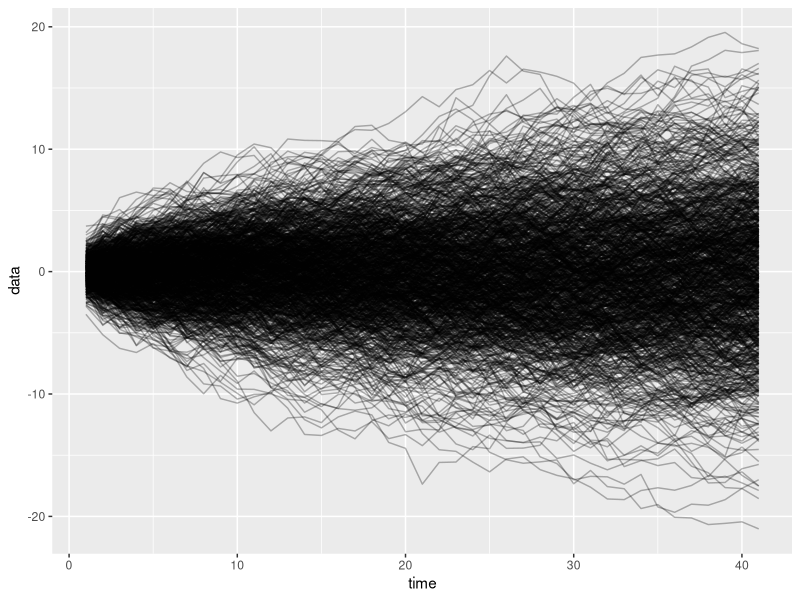
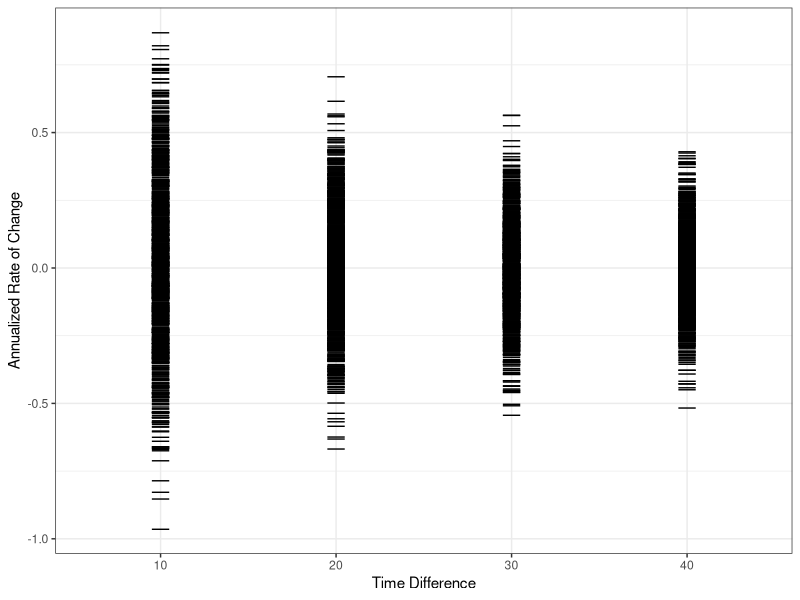

Generate these figures, in order, with R:
rm(list=ls())
library(ggplot2)
library(data.table)
library(dplyr)
set.seed(123)

RW <- function(N, sigma, burn_in=1){
    time_series <- rnorm(N, mean=0, sd=sigma)
    for(i in (burn_in + 1):N){
        time_series[i] <- rnorm(1, mean=time_series[i-1], sd=sigma)
    }
    return(time_series)
}

RW_draws <- function(draws, N, sigma, burn_in=1){
    sapply(1:draws, function(x) RW(N, sigma, burn_in))
}

draws <- 1000
N <- 41
sigma <- 1

ts_df <- data.table(data=c(RW_draws(draws, N, sigma)), time=rep(1:N, draws),
                    draw=rep(1:draws, each=N))


ggplot(ts_df, aes(time, data, group=draw)) + geom_path(alpha=.3)


ts_df <- ts_df %>% group_by(draw) %>% 
                   mutate(lag.10=lag(data, 10), lag.20=lag(data, 20),
                          lag.30=lag(data, 30), lag.40=lag(data, 40)) %>% 
                   as.data.table
ts_df_delta <- subset(ts_df, time==41)


# how do i do this in DT
ts_df_delta[, delta10:= (data - lag.10) / 10]
ts_df_delta[, delta20:= (data - lag.20) / 20]
ts_df_delta[, delta30:= (data - lag.30) / 30]
ts_df_delta[, delta40:= (data - lag.40) / 40]

# and this
dt <- data.table(ARC=c(ts_df_delta$delta10, ts_df_delta$delta20, 
                       ts_df_delta$delta30, ts_df_delta$delta40),
                 draw=rep(1:draws, 4), 
                 time_diff=rep(c("10", "20", "30","40"), each=draws))

ggplot(data = dt, aes(x = as.factor(time_diff), y = ARC)) +
    labs(x = "Time Difference", y = "Annualized Rate of Change")+
    theme_bw() +
    scale_colour_brewer(palette = "Set1")+
    scale_shape_identity() +
    geom_point(aes(shape = 95), size = 7) 

data = c("one"=1, "two"=2, "three"=3)
sapply(data, names)
